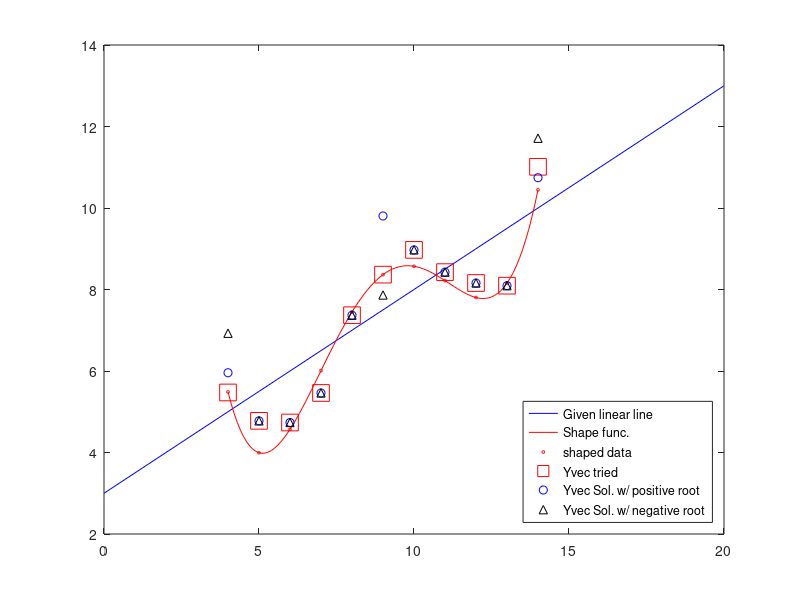

MATLAB code to generate this figure:
%
% AUTHOR: Albert S. Kim
% Email: albertsk@hawaii.edu
% Affiliation: Civil and Environmental Engineering, Unviersity of Hawaii at Manoa
% DATE: 2021-07-24T22:30:48 HST 
% PURPOSE: As a part of paper entitled "Inverse Sampling of Degenerate Datasets from a Linear Regression Line"
%          submitted to Journal of American Statistical Association 
% FILENAME: makeShapedDegenPairs.m
% 
%% revised at Sun Jun 27 06:41:32
%% 
clc; 
clear all; close all; 
% close all; 
format long
space=' '; 
comma=', '; 
disp("============================================== ")
disp("== Generation of Anscombe's data sets ")

%% Case parameter of a shape function: -1, 0, or +1 
Ssign           = 1 ; 
%% Values of the six main constraint 
N       = 11    ;
Beta1   = 0.5   ;
Xavg    = 9	;
Xvar    = 11	; 
Yavg    = 7.5	;
Yvar    = 4.125	; 
%% 
Beta0   = 3.0           ; % not a main constraint parameter, but to be calculated using Beta1.
m	= (N+mod(N,2))/2; % mid-point index, regardless of N is even or odd. 
Ysum    = Yavg * N      ;
SYY     = Yvar * (N-1)  ;
SXX     = (N-1) * Xvar  ;
Cbias   = Yvar/4        ; 

%% To determin  x-vector with given  with Xavg= Mean(x) and  Xvar = Var(x). 
% For example, Mean(x) = 9 and  Var(x) = 11 
% 
disp(['== For Xvec and Xdel = Xvec - Xavg given Mean(Xvec) = ', num2str(Xavg), ' and  SXX = ', num2str(SXX) ])
a       = sqrt(Xvar)*sqrt(6/N/m)        ; 
X0      = Xavg - a * m                  ;
XvecN   = 1:N                           ;
Xplot   = 1:0.1:N                       ; % fine x-grid 
Xvec    = X0 + a* XvecN                 ;
Xdel    = Xvec - mean(Xvec)             ;

%  Shape function   
disp(['== Generating a shape function ... ' ])
Yvec_fun        = Xvec          ; % to make the same dimension 
Smag            = sqrt(2.e-4)   ; 
Yvec_fun        = Ssign * Smag* (Xvec -4.15).*(Xvec -7.48).*(Xvec -10.71).*(Xvec -13.85)                        ;
Yvec_fun_plot   = Ssign * Smag* (Xplot-4.15).*(Xplot-7.48).*(Xplot-10.71).*(Xplot-13.85)                        ;
Xcur            = min(Xvec) : (max(Xvec)-min(Xvec))/100 : max(Xvec)                                             ; 
Yvec_cur        = Ssign * Smag* (Xcur-4.15).*(Xcur-7.48).*(Xcur-10.71).*(Xcur-13.85) + Beta0 + Beta1* Xcur      ;

if     (Ssign < 0 )
    fileNameOut = 'outputTableNegative.txt'     ;
    txtSign     = 'negative'            ;
elseif (Ssign > 0 )
    fileNameOut = 'outputTablePositive.txt'     ;
    txtSign     = 'positive'            ;
elseif (Ssign == 0 )
    fileNameOut = 'outputTableZero.txt'     ;
    txtSign     = 'zero'                ;
end
fileNameLRG = 'outputLinearReg.txt'         ;

txtOut1a= ['   The ', txtSign, ' sign of a shape function is ' num2str(Ssign),'.'];
txtOut1b= ['   Possible values of variable "Ssign" are: -1, 0, and +1.'];
txtOut2 = ['   Calculated data values are stored in "',fileNameOut,'".'];
txtOut3 = ['   Linear regression results are stored in "',fileNameLRG,'".']; 
disp(txtOut1a)
disp(txtOut1b)
disp(txtOut2)
disp(txtOut3)

%
disp("== Checking Xvec constraints, calcuated using proposed Xvec. ")
Xavg    = mean(Xvec)            ;
Xvar    = var(Xvec)             ;
Yext    = Beta0 + Beta1 * Xvec	;

%% To determin  y-vector with given  with Yavg= Mean(y) and  Yvar = Var(y).
% For example, Mean(y) = 7.5 and  Var(y) = 4.125

%% Main program starts running.
disp('== Generation of an initial y adn Y = y - yavg.')
disp(['== A random vector with components of ', num2str(N), ' is to be created.'])
RootTest = -1           ;
nRootTestCount = 0      ; 
nRootTestMax   = 1000   ;

while (RootTest < 0 )
  %
  rvec		= rand(1,N)	;
  rvec(m)	= 0.5		; 
  SYYcond	= 0		;
  Ybias_init    = Cbias * ( 2 * rvec(1:N) - 1.0 )       ; 
  Yvec_try_base = Beta0 + Beta1 * Xvec + Yvec_fun	; 
  Yvec_try_init = Yvec_try_base + Ybias_init            ;
  %
  Ybias		= Ybias_init                            ;
  Yvec_try	= Yvec_try_init                         ;
  Yavg_try	= mean(Yvec_try)			; 
  Beta1_try	= var (Yvec_try) / var(Xvec)		;
  Beta0_try	= Yavg_try  - Beta1_try * Yavg_try	; 
  Yfit		= Beta0_try + Beta1_try * Xvec		; 
  Ydel_try	= Yvec_try  - Yavg			; 
  beta1_test	= var(Yvec_try)/var(Xvec)		; 
  %
  a10 = Beta1*SXX + sum ((Xdel(N) - Xdel(2  :m-1) ).* Ydel_try(2  :m-1)) ...
                  + sum ((Xdel(N) - Xdel(m+1:N-1) ).* Ydel_try(m+1:N-1))              ;
  a1  = a10  / ( Xdel(1) - Xdel(N) )			;
  b1  = - ( Xdel(N) - Xdel(m) ) / ( Xdel(N) - Xdel(1) )  ;    
  an0 = Beta1*SXX + sum ((Xdel(1) - Xdel(2  :m-1) ).* Ydel_try(2  :m-1)) ...
                  + sum ((Xdel(1) - Xdel(m+1:N-1) ).* Ydel_try(m+1:N-1))              ; 
  an = an0  / ( Xdel(N) - Xdel(1) )			; 
  bn = - ( Xdel(m) - Xdel(1) ) / ( Xdel(N) - Xdel(1) )  ;    
  SYY_tmp = SYY - sum (Ydel_try(2  :m-1).*Ydel_try(2  :m-1)) ...
                - sum (Ydel_try(m+1:N-1).*Ydel_try(m+1:N-1)) ; 
  B		=   ( a1*b1 + an*bn ) / (1 + b1^2 + bn^2)		;
  C		=   ( a1^2  + an^2  ) / (1 + b1^2 + bn^2)		;
  SYY_tmp	=        SYY_tmp      / (1 + b1^2 + bn^2)		;
  Ym0		= -B			;
  Ym1sq		=  SYY_tmp + B^2 - C	;
  Ym1		=  sqrt(Ym1sq)		;
  RootTest	=  sign(Ym1sq)          ; 
  nRootTestCount=  nRootTestCount + 1   ; 

  if (nRootTestCount > nRootTestMax)
      disp("the iteration limit exceeded. Terminating ... ")
      break 
  end 
end

if (nRootTestCount < nRootTestMax)      %
    disp(['== The RootTest passed after ', num2str(nRootTestCount),' trials.'] )
    %% Storing two solutions of Ym 
    YmPlus  = Ym0 + Ym1         ; 
    YmMinus = Ym0 - Ym1		; 
    % for YmPlus
    Ym      = YmPlus            ; 
    Y1	= a1 + b1 * Ym          ;
    Yn	= an + bn * Ym          ;
    Ydel    = Ydel_try          ;
    Ydel(1) = Y1		;
    Ydel(N) = Yn		;
    Ydel(m) = Ym		;
    YvecPlus= Ydel + Yavg	; 
    % for YmMinus
    Ym      = YmMinus           ;
    Y1	= a1 + b1 * Ym          ;
    Yn	= an + bn * Ym          ;
    Ydel    = Ydel_try          ;
    Ydel(1) = Y1		;
    Ydel(N) = Yn		;
    Ydel(m) = Ym		;
    YvecMinus = Ydel + Yavg	; 
    
    %% 
    Yvec_fun_plot       = Ssign * Smag* (Xplot-4.15).*(Xplot-7.48).*(Xplot-10.71).*(Xplot-13.85)    ;
    xplot               = 0:20                    ;
    yplot               = Beta0 + Beta1 * xplot   ;
    figure
    plot(xplot,yplot            ,'-b'  ); hold on
    plot(Xcur ,Yvec_cur         ,"-r"  ); hold on
    plot(Xvec ,Yvec_try_base    ,"or" ,'MarkerSize',2  ); hold on
    plot(Xvec ,Yvec_try         ,"sr" ,'MarkerSize',12  ); hold on
    plot(Xvec ,YvecPlus         ,"ob"  ); hold on
    plot(Xvec ,YvecMinus        ,"^k"  ); hold on
    % 
    legend({'Given linear line ','Shape func.','shaped data','Yvec tried',...
            'Yvec Sol. w/ positive root', 'Yvec Sol. w/ negative root'} ,'Location','southeast')
    
    %% Screen output 
    avgYvecPlus     = mean(YvecPlus)            ;
    avgYvecMinus    = mean(YvecMinus)           ;
    varYvecPlus     = var(YvecPlus)             ;
    varYvecMinus    = var(YvecMinus)            ;
    avgString=[ '== mean(Y): given, plus, minus = ', num2str(Yavg),comma,num2str(avgYvecPlus),comma,num2str(avgYvecMinus)] ; 
    varString=[ '== var (Y): given, plus, minus = ', num2str(Yvar),comma,num2str(varYvecPlus),comma,num2str(varYvecMinus)] ; 
    disp(avgString)
    disp(varString)
    
    %% File output 
    XYpm=[Xvec; Yvec_try_base ; Yvec_try_init ;  YvecPlus ; YvecMinus];
    fileIDout = fopen(fileNameOut,'w');
    headerNames = ["Xvecm", "YvecBase", "YvecInit",  "YvecPlus", "YvecMinus"]; 
    fprintf(fileIDout, '%12s   %12s    %12s    %12s    %12s\n', headerNames );
    fprintf(fileIDout,'%12f   %12f    %12f    %12f    %12f\n',XYpm);
    fclose(fileIDout);
    
    XYplot=[xplot ; yplot];
    fileIDlgr = fopen(fileNameLRG,'w');
    fprintf(fileIDlgr, '       X             Y \n');
    fprintf(fileIDlgr,'%12f   %12f \n',XYplot);
    fclose(fileIDlgr); 
else
    message= ["RootTest did not passed, trying again ..., nRootTestCount = ", num2str(nRootTestCount)]; 
    disp(message)
    disp("Please, re-adjust your parameters of statistical constraints and/or a shape function.")
end
disp("============================================== ")
% End of File

